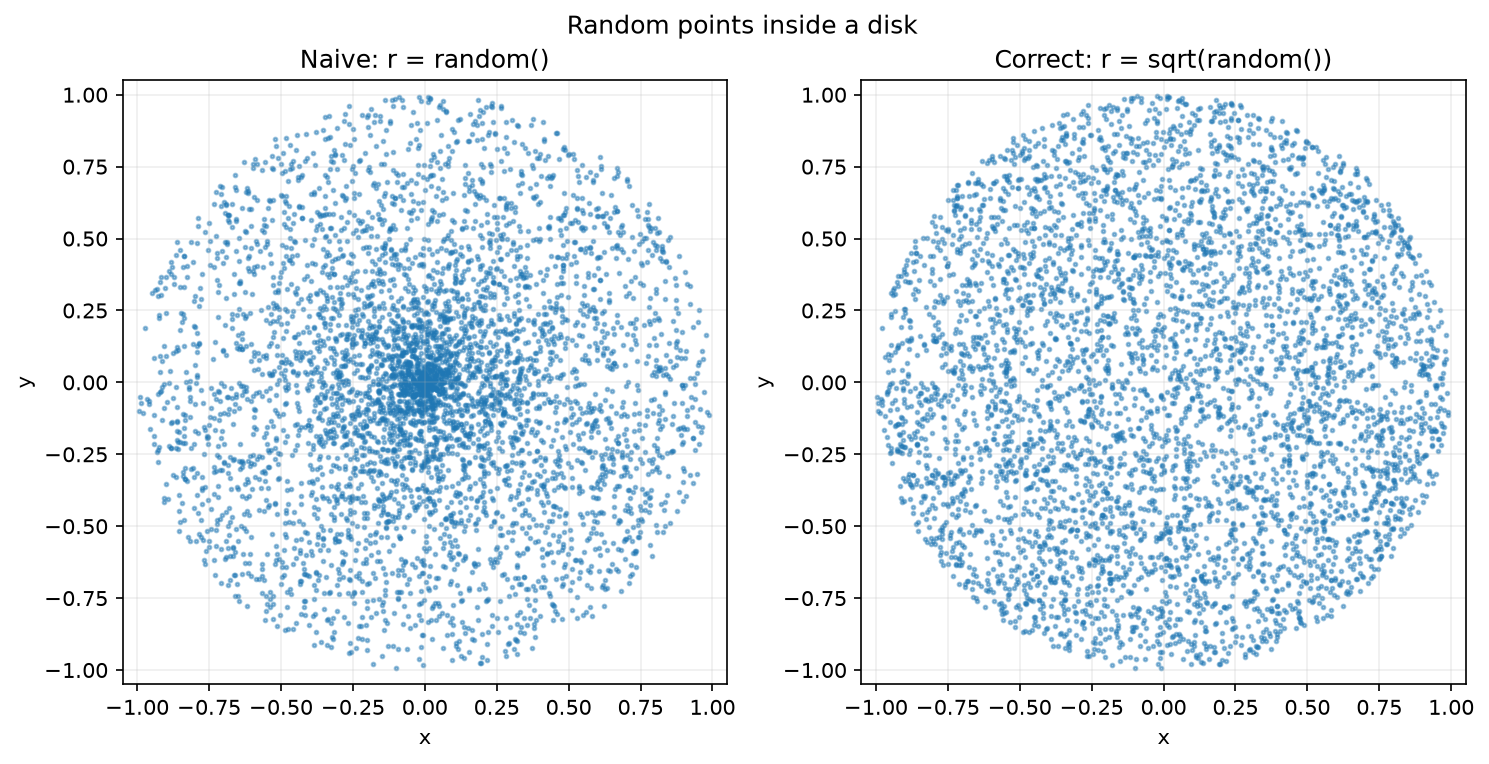

Python code for this plot:
"""Compare two ways to generate random points inside a disk.

Run with:
    python uniform_points.py

The first method uses a random radius directly. It creates a dense center
because small-radius regions are represented too often. The second method
uses sqrt(random()) so the points are uniform by area.
"""

from pathlib import Path

import matplotlib.pyplot as plt
import numpy as np


OUTPUT_DIR = Path(__file__).resolve().parent
POINT_COUNT = 5_000
SEED = 7


def main() -> None:
    rng = np.random.default_rng(SEED)

    # Use the same random values for both methods so the difference comes only
    # from how the radius is calculated.
    random_radius = rng.random(POINT_COUNT)
    theta = rng.uniform(0.0, 2.0 * np.pi, POINT_COUNT)

    # Naive method: this bunches points toward the center.
    naive_radius = random_radius
    naive_x = naive_radius * np.cos(theta)
    naive_y = naive_radius * np.sin(theta)

    # Correct method: sqrt() accounts for the fact that outer rings have more
    # area than inner rings, producing a uniform density across the disk.
    uniform_radius = np.sqrt(random_radius)
    uniform_x = uniform_radius * np.cos(theta)
    uniform_y = uniform_radius * np.sin(theta)

    figure, axes = plt.subplots(1, 2, figsize=(10, 5))

    axes[0].scatter(naive_x, naive_y, s=3, color="tab:blue", alpha=0.45)
    axes[0].set_title("Naive: r = random()")

    axes[1].scatter(uniform_x, uniform_y, s=3, color="tab:blue", alpha=0.45)
    axes[1].set_title("Correct: r = sqrt(random())")

    for axis in axes:
        axis.set_aspect("equal", adjustable="box")
        axis.set_xlim(-1.05, 1.05)
        axis.set_ylim(-1.05, 1.05)
        axis.set_xlabel("x")
        axis.set_ylabel("y")
        axis.grid(True, alpha=0.2)

    figure.suptitle("Random points inside a disk")
    figure.tight_layout()
    output_path = OUTPUT_DIR / "uniform_points.png"
    figure.savefig(output_path, dpi=150, bbox_inches="tight")
    print(f"Saved {output_path}")
    plt.show()


if __name__ == "__main__":
    main()
